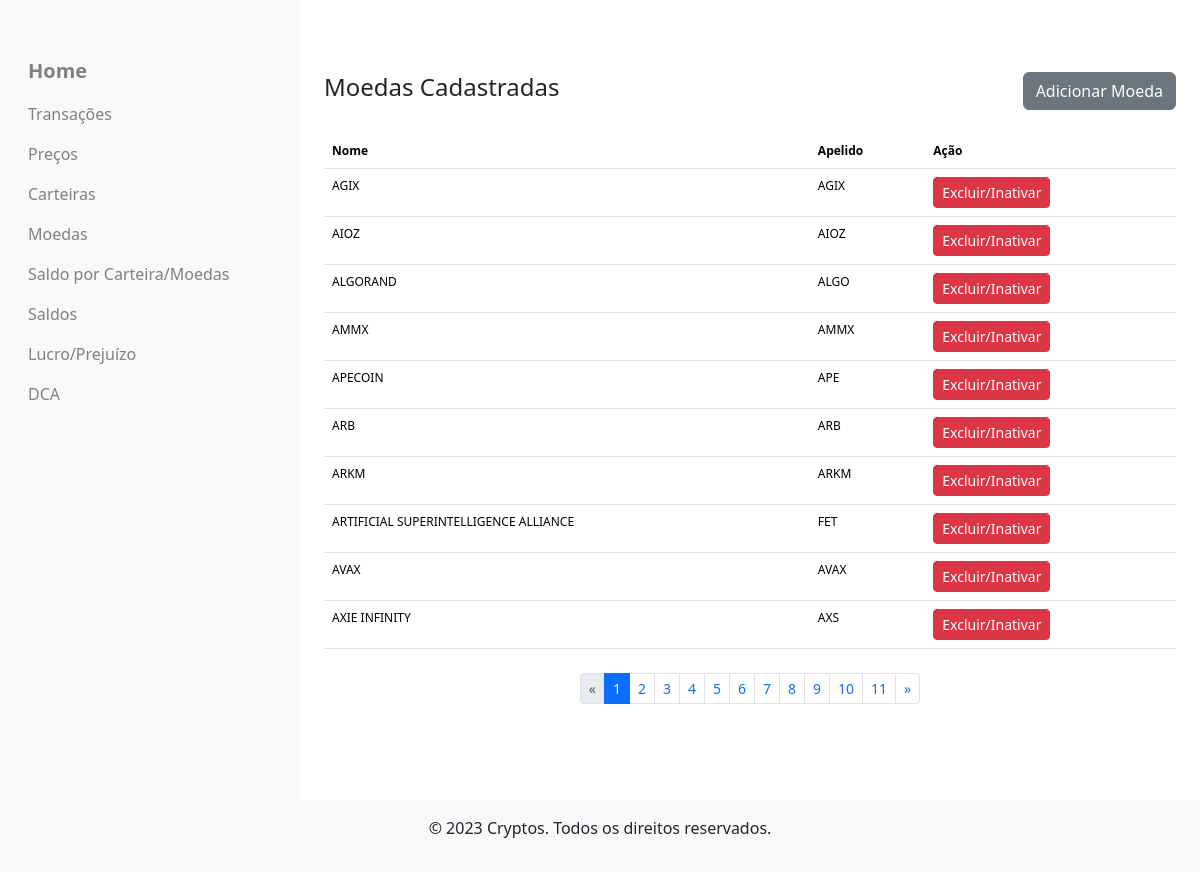
/cryptos (signed in), run on an earlier commit of the app's database.
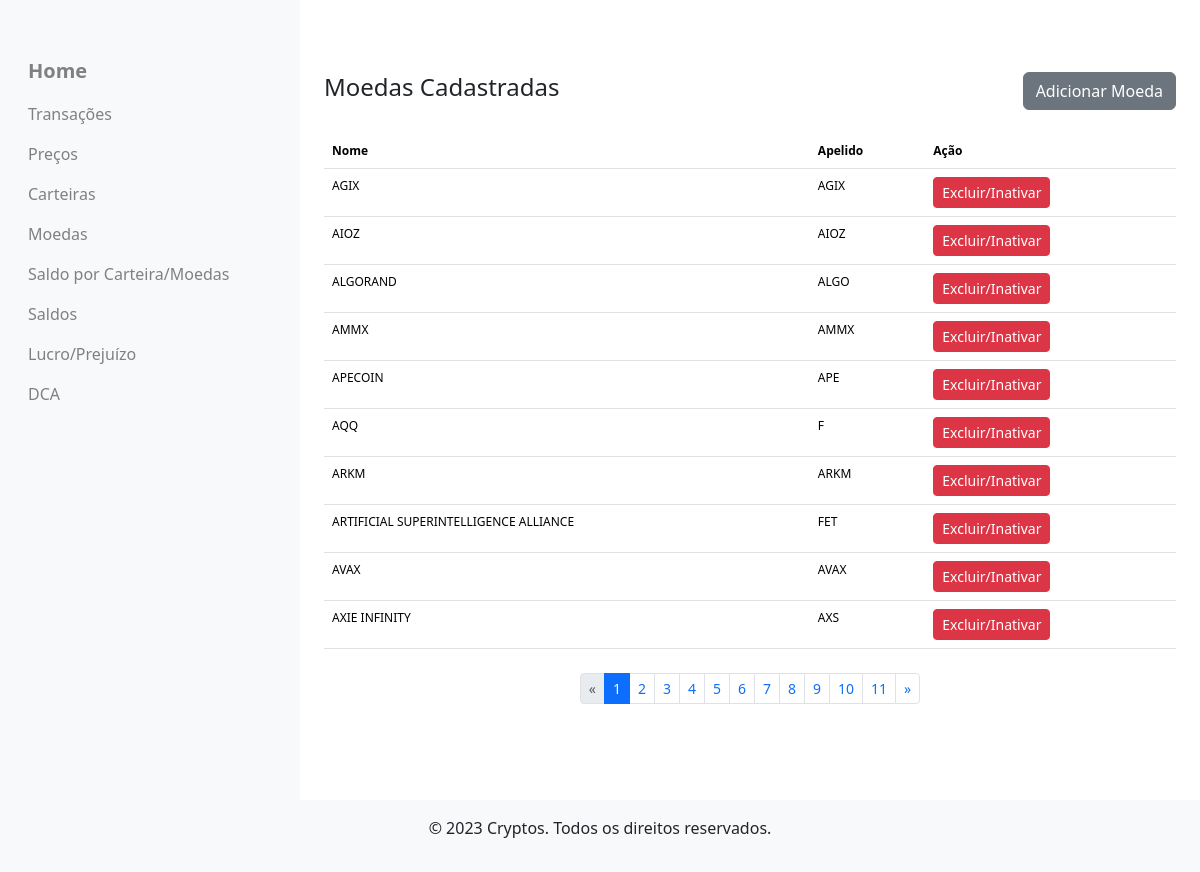
And on a later commit of the database.
### criptoControl/models.py (models this page shows)
class Cryptocurrency(db.Model):
    __tablename__ = 'cryptocurrencies'
    crypto_id = db.Column(db.Integer, primary_key=True)
    crypto_name = db.Column(db.String, unique=True, nullable=False)
    crypto_symbol = db.Column(db.String, unique=True, nullable=False)
    crypto_status = db.Column(db.String(1), nullable=False, default='N')
    balances = db.relationship('WalletBalance', back_populates='cryptocurrency')
    """
    Representa uma criptomoeda no sistema.

    A classe Cryptocurrency mapeia para a tabela 'cryptocurrencies' no banco de dados e contém
    informações sobre as criptomoedas, incluindo nome, símbolo e status. Também define um relacionamento
    com a tabela 'WalletBalance', permitindo acessar os saldos das criptomoedas nas carteiras dos usuários.

    Atributos:
        crypto_id (int): Identificador único da criptomoeda (chave primária).
        crypto_name (str): Nome da criptomoeda (ex: Bitcoin, Ethereum).
        crypto_symbol (str): Símbolo da criptomoeda (ex: BTC, ETH).
        crypto_status (str): Status da criptomoeda ('N' para ativa, 'I' para inativa).
        balances (list): Relacionamento de um para muitos com a tabela 'wallet_balances',
                          representando os saldos da criptomoeda nas carteiras.

    Métodos:
        __repr__(self): Retorna uma representação legível do objeto Cryptocurrency, exibindo o nome e símbolo.
    """

### criptoControl/routes/views_databases.py (the view)
@views_db_bp.route('/cryptos')
@login_required
def cryptos():
    session = None
    current_page = request.args.get('page', 1, type=int)
    per_page = 10  # Número de itens por página (pode ser ajustado conforme necessário)
    offset = (current_page - 1) * per_page
    try:
        session = create_session()
        cryptos = session.query(Cryptocurrency).filter(Cryptocurrency.crypto_status != 'S').order_by(Cryptocurrency.crypto_name).limit(per_page).offset(offset).all()
        total_cryptos = session.query(Cryptocurrency).filter(Cryptocurrency.crypto_status != 'S').count()
        total_pages = (total_cryptos + per_page - 1) // per_page  # Arredonda para cima
    finally:
        if session:
            session.close()
    return render_template(
        'operacoes/cryptos.html',
        cryptos=cryptos,  # Corrigido de total_cryptos para cryptos (paginado)
        current_page=current_page,
        total_pages=total_pages,
        endpoint='views.cryptos'  # A URL agora deve ser construída corretamente com o endpoint
    )

### criptoControl/__init__.py (called while the page is built)
@login_manager.user_loader
def load_user(user_id):
    from criptoControl.models import User
    return User.query.get(int(user_id))

### criptoControl/routes/views_databases.py (called while the page is built)
def create_session():
    return sessionmaker(bind=db.engine)()

### criptoControl/templates/operacoes/cryptos.html (shortened to what this page needs)
{% extends 'index.html' %}
{% block body %}
<div class="container">
  <caption>
    <div class="mt-4 mb-4 d-flex justify-content-between align-items-center">
      <h4>Moedas Cadastradas</h4>
      <a href="{{ url_for('crypto_wallet.add_crypto') }}" class="btn btn-secondary">Adicionar Moeda</a>
    </div>
  </caption>
  <table class="table small-font">
    <thead>
      <tr>
        <th>Nome</th>
        <th>Apelido</th>
        <th>Ação</th>
      </tr>
    </thead>
    <tbody>
      {% for crypto in cryptos %}
      <tr>
        <td>{{ crypto.crypto_name }}</td>
        <td>{{ crypto.crypto_symbol }}</td>
        <td>
          <button
            type="button"
            class="btn btn-danger btn-sm"
            data-bs-toggle="modal"
            data-bs-target="#confirmDeleteModal"
            data_id="{{ crypto.crypto_id }}">
            Excluir/Inativar
          </button>
        </td>
      </tr>
      {% endfor %}
    </tbody>
  </table>
  {% include 'pagination.html' %}
</div>
{% set modal_form_action = url_for('crypto_wallet.delete_crypto') %}
{% set modal_hidden_field = 'crypto_id' %}
{% endblock %}

What changed in the data, as far as the page shows it:
no longer on this page (row edited): Cryptocurrency: crypto_name "ARB", crypto_symbol "ARB"
added Cryptocurrency: crypto_name "AQQ", crypto_symbol "F"
